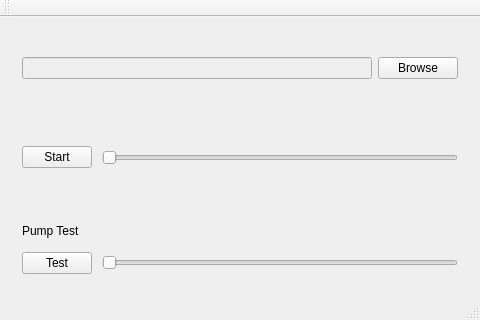
<?xml version="1.0" encoding="UTF-8"?>
<ui version="4.0">
 <class>MainWindow</class>
 <widget class="QMainWindow" name="MainWindow">
  <property name="geometry">
   <rect>
    <x>0</x>
    <y>0</y>
    <width>480</width>
    <height>320</height>
   </rect>
  </property>
  <property name="windowTitle">
   <string>Pancake</string>
  </property>
  <widget class="QWidget" name="centralWidget">
   <layout class="QVBoxLayout" name="verticalLayout">
    <property name="spacing">
     <number>10</number>
    </property>
    <item>
     <widget class="QWidget" name="wgtTop" native="true">
      <layout class="QHBoxLayout" name="horizontalLayout">
       <item>
        <widget class="QLineEdit" name="edtFilePath">
         <property name="enabled">
          <bool>false</bool>
         </property>
         <property name="text">
          <string/>
         </property>
        </widget>
       </item>
       <item>
        <widget class="QPushButton" name="btnBrowse">
         <property name="enabled">
          <bool>true</bool>
         </property>
         <property name="text">
          <string>Browse</string>
         </property>
        </widget>
       </item>
      </layout>
     </widget>
    </item>
    <item>
     <widget class="QWidget" name="wgtBottom" native="true">
      <layout class="QVBoxLayout" name="verticalLayout_3">
       <property name="spacing">
        <number>10</number>
       </property>
       <item>
        <widget class="QWidget" name="wgtControllerStart" native="true">
         <layout class="QHBoxLayout" name="horizontalLayout_3">
          <property name="spacing">
           <number>10</number>
          </property>
          <property name="leftMargin">
           <number>0</number>
          </property>
          <property name="topMargin">
           <number>0</number>
          </property>
          <property name="rightMargin">
           <number>0</number>
          </property>
          <property name="bottomMargin">
           <number>0</number>
          </property>
          <item>
           <widget class="QPushButton" name="btnStartEnd">
            <property name="minimumSize">
             <size>
              <width>70</width>
              <height>0</height>
             </size>
            </property>
            <property name="maximumSize">
             <size>
              <width>70</width>
              <height>16777215</height>
             </size>
            </property>
            <property name="text">
             <string>Start</string>
            </property>
            <property name="checkable">
             <bool>true</bool>
            </property>
           </widget>
          </item>
          <item>
           <widget class="QSlider" name="sliderSpeed">
            <property name="orientation">
             <enum>Qt::Horizontal</enum>
            </property>
           </widget>
          </item>
         </layout>
        </widget>
       </item>
      </layout>
     </widget>
    </item>
    <item>
     <widget class="QWidget" name="wgtTest" native="true">
      <layout class="QVBoxLayout" name="verticalLayout_2">
       <item>
        <widget class="QLabel" name="label">
         <property name="text">
          <string>Pump Test</string>
         </property>
        </widget>
       </item>
       <item>
        <widget class="QWidget" name="wgtController" native="true">
         <layout class="QHBoxLayout" name="horizontalLayout_4">
          <property name="spacing">
           <number>10</number>
          </property>
          <property name="leftMargin">
           <number>0</number>
          </property>
          <property name="topMargin">
           <number>0</number>
          </property>
          <property name="rightMargin">
           <number>0</number>
          </property>
          <property name="bottomMargin">
           <number>0</number>
          </property>
          <item>
           <widget class="QPushButton" name="btnTest">
            <property name="minimumSize">
             <size>
              <width>70</width>
              <height>0</height>
             </size>
            </property>
            <property name="maximumSize">
             <size>
              <width>70</width>
              <height>16777215</height>
             </size>
            </property>
            <property name="text">
             <string>Test</string>
            </property>
            <property name="checkable">
             <bool>true</bool>
            </property>
           </widget>
          </item>
          <item>
           <widget class="QSlider" name="sliderPumper">
            <property name="orientation">
             <enum>Qt::Horizontal</enum>
            </property>
           </widget>
          </item>
         </layout>
        </widget>
       </item>
      </layout>
     </widget>
    </item>
   </layout>
  </widget>
  <widget class="QMenuBar" name="menuBar">
   <property name="geometry">
    <rect>
     <x>0</x>
     <y>0</y>
     <width>480</width>
     <height>22</height>
    </rect>
   </property>
  </widget>
  <widget class="QToolBar" name="mainToolBar">
   <attribute name="toolBarArea">
    <enum>TopToolBarArea</enum>
   </attribute>
   <attribute name="toolBarBreak">
    <bool>false</bool>
   </attribute>
  </widget>
  <widget class="QStatusBar" name="statusBar"/>
 </widget>
 <layoutdefault spacing="6" margin="11"/>
 <resources/>
 <connections/>
</ui>
